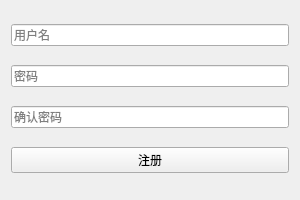
<?xml version="1.0" encoding="UTF-8"?>
<ui version="4.0">
 <class>RegisterWidget</class>
 <widget class="QWidget" name="RegisterWidget">
  <property name="geometry">
   <rect>
    <x>0</x>
    <y>0</y>
    <width>300</width>
    <height>200</height>
   </rect>
  </property>
  <layout class="QVBoxLayout">
   <item>
    <widget class="QLineEdit" name="usernameEdit">
     <property name="placeholderText">
      <string>用户名</string>
     </property>
    </widget>
   </item>
   <item>
    <widget class="QLineEdit" name="passwordEdit">
     <property name="echoMode">
      <enum>QLineEdit::Password</enum>
     </property>
     <property name="placeholderText">
      <string>密码</string>
     </property>
    </widget>
   </item>
   <item>
    <widget class="QLineEdit" name="confirmEdit">
     <property name="echoMode">
      <enum>QLineEdit::Password</enum>
     </property>
     <property name="placeholderText">
      <string>确认密码</string>
     </property>
    </widget>
   </item>
   <item>
    <widget class="QPushButton" name="registerButton">
     <property name="text">
      <string>注册</string>
     </property>
    </widget>
   </item>
  </layout>
 </widget>
 <resources/>
 <connections/>
</ui>
